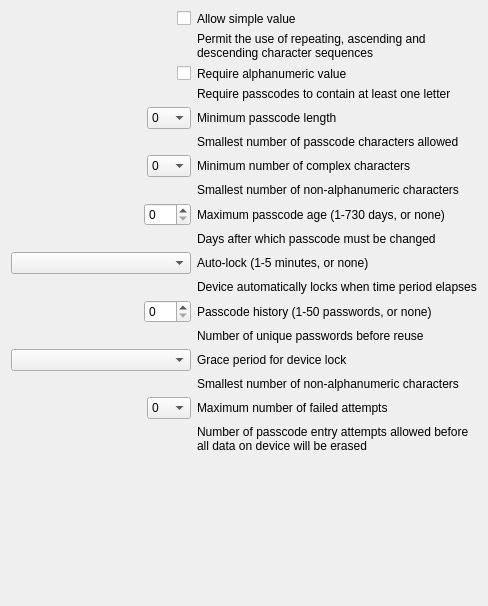
<?xml version="1.0" encoding="UTF-8"?>
<ui version="4.0">
 <class>PasscodePolicyForm</class>
 <widget class="QWidget" name="PasscodePolicyForm">
  <property name="geometry">
   <rect>
    <x>0</x>
    <y>0</y>
    <width>488</width>
    <height>606</height>
   </rect>
  </property>
  <property name="windowTitle">
   <string>Form</string>
  </property>
  <layout class="QVBoxLayout" name="verticalLayout_2">
   <item>
    <layout class="QGridLayout" name="gridLayout">
     <item row="0" column="0">
      <layout class="QHBoxLayout" name="horizontalLayout_2">
       <item>
        <spacer name="horizontalSpacer">
         <property name="orientation">
          <enum>Qt::Horizontal</enum>
         </property>
         <property name="sizeHint" stdset="0">
          <size>
           <width>118</width>
           <height>13</height>
          </size>
         </property>
        </spacer>
       </item>
       <item>
        <widget class="QCheckBox" name="allowSimpleValueField">
         <property name="text">
          <string/>
         </property>
        </widget>
       </item>
      </layout>
     </item>
     <item row="0" column="1">
      <widget class="QLabel" name="label_9">
       <property name="text">
        <string>Allow simple value</string>
       </property>
      </widget>
     </item>
     <item row="1" column="1">
      <widget class="QLabel" name="lTipSimpleValue">
       <property name="text">
        <string>Permit the use of repeating, ascending and descending character sequences</string>
       </property>
       <property name="wordWrap">
        <bool>true</bool>
       </property>
      </widget>
     </item>
     <item row="2" column="0">
      <layout class="QHBoxLayout" name="horizontalLayout_6">
       <item>
        <spacer name="horizontalSpacer_2">
         <property name="orientation">
          <enum>Qt::Horizontal</enum>
         </property>
         <property name="sizeHint" stdset="0">
          <size>
           <width>118</width>
           <height>13</height>
          </size>
         </property>
        </spacer>
       </item>
       <item>
        <widget class="QCheckBox" name="requireNumericField">
         <property name="text">
          <string/>
         </property>
        </widget>
       </item>
      </layout>
     </item>
     <item row="2" column="1">
      <widget class="QLabel" name="label_8">
       <property name="text">
        <string>Require alphanumeric value</string>
       </property>
      </widget>
     </item>
     <item row="3" column="1">
      <widget class="QLabel" name="lTipAlphanumeric">
       <property name="text">
        <string>Require passcodes to contain at least one letter</string>
       </property>
       <property name="scaledContents">
        <bool>false</bool>
       </property>
       <property name="wordWrap">
        <bool>true</bool>
       </property>
      </widget>
     </item>
     <item row="4" column="0">
      <layout class="QHBoxLayout" name="horizontalLayout_3">
       <item>
        <spacer name="horizontalSpacer_3">
         <property name="orientation">
          <enum>Qt::Horizontal</enum>
         </property>
         <property name="sizeHint" stdset="0">
          <size>
           <width>0</width>
           <height>17</height>
          </size>
         </property>
        </spacer>
       </item>
       <item>
        <widget class="QComboBox" name="minLengthField">
         <item>
          <property name="text">
           <string>0</string>
          </property>
         </item>
         <item>
          <property name="text">
           <string>1</string>
          </property>
         </item>
         <item>
          <property name="text">
           <string>2</string>
          </property>
         </item>
         <item>
          <property name="text">
           <string>3</string>
          </property>
         </item>
         <item>
          <property name="text">
           <string>4</string>
          </property>
         </item>
         <item>
          <property name="text">
           <string>5</string>
          </property>
         </item>
         <item>
          <property name="text">
           <string>6</string>
          </property>
         </item>
         <item>
          <property name="text">
           <string>7</string>
          </property>
         </item>
         <item>
          <property name="text">
           <string>8</string>
          </property>
         </item>
         <item>
          <property name="text">
           <string>9</string>
          </property>
         </item>
         <item>
          <property name="text">
           <string>10</string>
          </property>
         </item>
         <item>
          <property name="text">
           <string>11</string>
          </property>
         </item>
         <item>
          <property name="text">
           <string>12</string>
          </property>
         </item>
         <item>
          <property name="text">
           <string>13</string>
          </property>
         </item>
         <item>
          <property name="text">
           <string>14</string>
          </property>
         </item>
         <item>
          <property name="text">
           <string>15</string>
          </property>
         </item>
         <item>
          <property name="text">
           <string>16</string>
          </property>
         </item>
        </widget>
       </item>
      </layout>
     </item>
     <item row="4" column="1">
      <widget class="QLabel" name="label">
       <property name="text">
        <string>Minimum passcode length</string>
       </property>
      </widget>
     </item>
     <item row="5" column="1">
      <widget class="QLabel" name="lTipMinimumLength">
       <property name="text">
        <string>Smallest number of passcode characters allowed</string>
       </property>
      </widget>
     </item>
     <item row="6" column="0">
      <layout class="QHBoxLayout" name="horizontalLayout_4">
       <item>
        <spacer name="horizontalSpacer_4">
         <property name="orientation">
          <enum>Qt::Horizontal</enum>
         </property>
         <property name="sizeHint" stdset="0">
          <size>
           <width>0</width>
           <height>18</height>
          </size>
         </property>
        </spacer>
       </item>
       <item>
        <widget class="QComboBox" name="minComplexCharsField">
         <item>
          <property name="text">
           <string>0</string>
          </property>
         </item>
         <item>
          <property name="text">
           <string>1</string>
          </property>
         </item>
         <item>
          <property name="text">
           <string>2</string>
          </property>
         </item>
         <item>
          <property name="text">
           <string>3</string>
          </property>
         </item>
         <item>
          <property name="text">
           <string>4</string>
          </property>
         </item>
         <item>
          <property name="text">
           <string>5</string>
          </property>
         </item>
         <item>
          <property name="text">
           <string>6</string>
          </property>
         </item>
         <item>
          <property name="text">
           <string>7</string>
          </property>
         </item>
         <item>
          <property name="text">
           <string>8</string>
          </property>
         </item>
         <item>
          <property name="text">
           <string>9</string>
          </property>
         </item>
         <item>
          <property name="text">
           <string>10</string>
          </property>
         </item>
         <item>
          <property name="text">
           <string>11</string>
          </property>
         </item>
         <item>
          <property name="text">
           <string>12</string>
          </property>
         </item>
         <item>
          <property name="text">
           <string>13</string>
          </property>
         </item>
         <item>
          <property name="text">
           <string>14</string>
          </property>
         </item>
         <item>
          <property name="text">
           <string>15</string>
          </property>
         </item>
         <item>
          <property name="text">
           <string>16</string>
          </property>
         </item>
        </widget>
       </item>
      </layout>
     </item>
     <item row="6" column="1">
      <widget class="QLabel" name="label_2">
       <property name="text">
        <string>Minimum number of complex characters</string>
       </property>
      </widget>
     </item>
     <item row="7" column="1">
      <widget class="QLabel" name="lTipMinimumComplexChars">
       <property name="text">
        <string>Smallest number of non-alphanumeric characters</string>
       </property>
      </widget>
     </item>
     <item row="8" column="0">
      <layout class="QHBoxLayout" name="horizontalLayout_5">
       <item>
        <spacer name="horizontalSpacer_5">
         <property name="orientation">
          <enum>Qt::Horizontal</enum>
         </property>
         <property name="sizeHint" stdset="0">
          <size>
           <width>0</width>
           <height>17</height>
          </size>
         </property>
        </spacer>
       </item>
       <item>
        <widget class="QSpinBox" name="maxAgeField">
         <property name="maximum">
          <number>750</number>
         </property>
        </widget>
       </item>
      </layout>
     </item>
     <item row="8" column="1">
      <widget class="QLabel" name="label_3">
       <property name="text">
        <string>Maximum passcode age (1-730 days, or none)</string>
       </property>
      </widget>
     </item>
     <item row="9" column="1">
      <widget class="QLabel" name="lTipMaximumAge">
       <property name="text">
        <string>Days after which passcode must be changed</string>
       </property>
      </widget>
     </item>
     <item row="10" column="0">
      <widget class="QComboBox" name="autoLockField"/>
     </item>
     <item row="10" column="1">
      <widget class="QLabel" name="label_4">
       <property name="text">
        <string>Auto-lock (1-5 minutes, or none)</string>
       </property>
      </widget>
     </item>
     <item row="11" column="1">
      <widget class="QLabel" name="lTipAutoLock">
       <property name="text">
        <string>Device automatically locks when time period elapses</string>
       </property>
      </widget>
     </item>
     <item row="12" column="0">
      <layout class="QHBoxLayout" name="horizontalLayout_7">
       <item>
        <spacer name="horizontalSpacer_7">
         <property name="orientation">
          <enum>Qt::Horizontal</enum>
         </property>
         <property name="sizeHint" stdset="0">
          <size>
           <width>0</width>
           <height>18</height>
          </size>
         </property>
        </spacer>
       </item>
       <item>
        <widget class="QSpinBox" name="passcodeHistoryField">
         <property name="maximum">
          <number>750</number>
         </property>
        </widget>
       </item>
      </layout>
     </item>
     <item row="12" column="1">
      <widget class="QLabel" name="label_5">
       <property name="text">
        <string>Passcode history (1-50 passwords, or none)</string>
       </property>
      </widget>
     </item>
     <item row="13" column="1">
      <widget class="QLabel" name="lTipUniquePasswords">
       <property name="text">
        <string>Number of unique passwords before reuse</string>
       </property>
      </widget>
     </item>
     <item row="14" column="0">
      <widget class="QComboBox" name="gracePeriodField"/>
     </item>
     <item row="14" column="1">
      <widget class="QLabel" name="label_6">
       <property name="text">
        <string>Grace period for device lock</string>
       </property>
      </widget>
     </item>
     <item row="15" column="1">
      <widget class="QLabel" name="lTipGracePeriod">
       <property name="text">
        <string>Smallest number of non-alphanumeric characters</string>
       </property>
      </widget>
     </item>
     <item row="16" column="0">
      <layout class="QHBoxLayout" name="horizontalLayout">
       <item>
        <spacer name="horizontalSpacer_9">
         <property name="orientation">
          <enum>Qt::Horizontal</enum>
         </property>
         <property name="sizeHint" stdset="0">
          <size>
           <width>0</width>
           <height>13</height>
          </size>
         </property>
        </spacer>
       </item>
       <item>
        <widget class="QComboBox" name="maxFailedAttemptsField">
         <item>
          <property name="text">
           <string>0</string>
          </property>
         </item>
         <item>
          <property name="text">
           <string>1</string>
          </property>
         </item>
         <item>
          <property name="text">
           <string>2</string>
          </property>
         </item>
         <item>
          <property name="text">
           <string>3</string>
          </property>
         </item>
         <item>
          <property name="text">
           <string>4</string>
          </property>
         </item>
         <item>
          <property name="text">
           <string>5</string>
          </property>
         </item>
         <item>
          <property name="text">
           <string>6</string>
          </property>
         </item>
         <item>
          <property name="text">
           <string>7</string>
          </property>
         </item>
         <item>
          <property name="text">
           <string>8</string>
          </property>
         </item>
         <item>
          <property name="text">
           <string>9</string>
          </property>
         </item>
         <item>
          <property name="text">
           <string>10</string>
          </property>
         </item>
         <item>
          <property name="text">
           <string>11</string>
          </property>
         </item>
         <item>
          <property name="text">
           <string>12</string>
          </property>
         </item>
         <item>
          <property name="text">
           <string>13</string>
          </property>
         </item>
         <item>
          <property name="text">
           <string>14</string>
          </property>
         </item>
         <item>
          <property name="text">
           <string>15</string>
          </property>
         </item>
         <item>
          <property name="text">
           <string>16</string>
          </property>
         </item>
        </widget>
       </item>
      </layout>
     </item>
     <item row="16" column="1">
      <widget class="QLabel" name="label_7">
       <property name="text">
        <string>Maximum number of failed attempts</string>
       </property>
      </widget>
     </item>
     <item row="17" column="1">
      <widget class="QLabel" name="lTipMaximumFailedAttempts">
       <property name="text">
        <string>Number of passcode entry attempts allowed before all data on device will be erased</string>
       </property>
       <property name="wordWrap">
        <bool>true</bool>
       </property>
      </widget>
     </item>
    </layout>
   </item>
   <item>
    <spacer name="verticalSpacer">
     <property name="orientation">
      <enum>Qt::Vertical</enum>
     </property>
     <property name="sizeHint" stdset="0">
      <size>
       <width>20</width>
       <height>9</height>
      </size>
     </property>
    </spacer>
   </item>
  </layout>
 </widget>
 <resources/>
 <connections/>
</ui>
